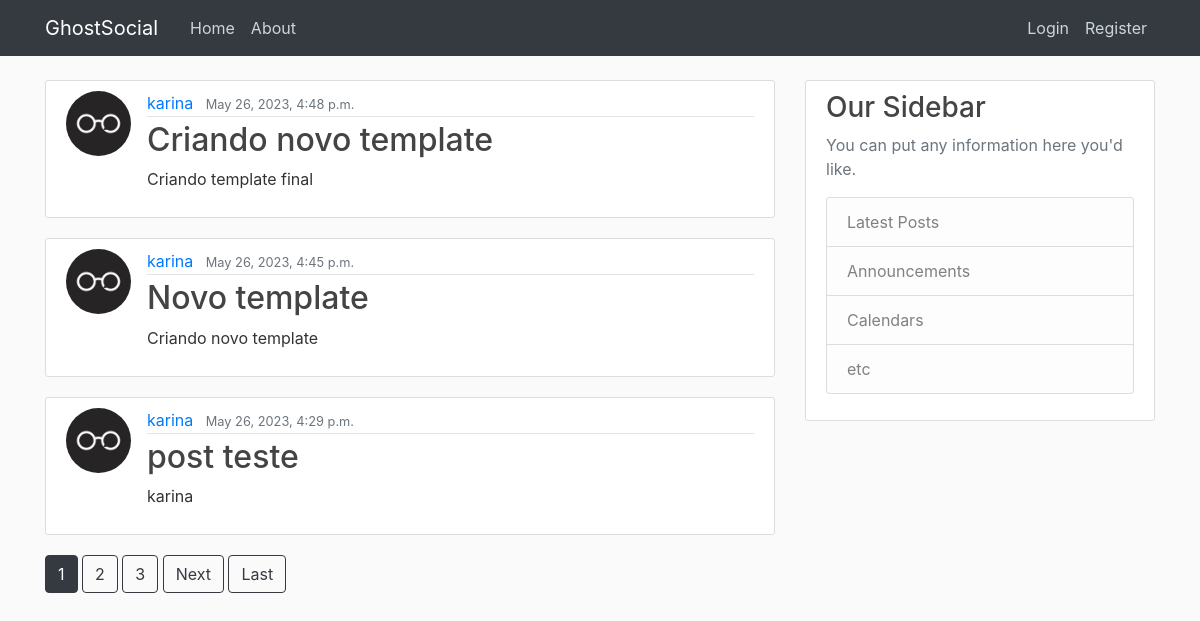
The app's page /, older data.
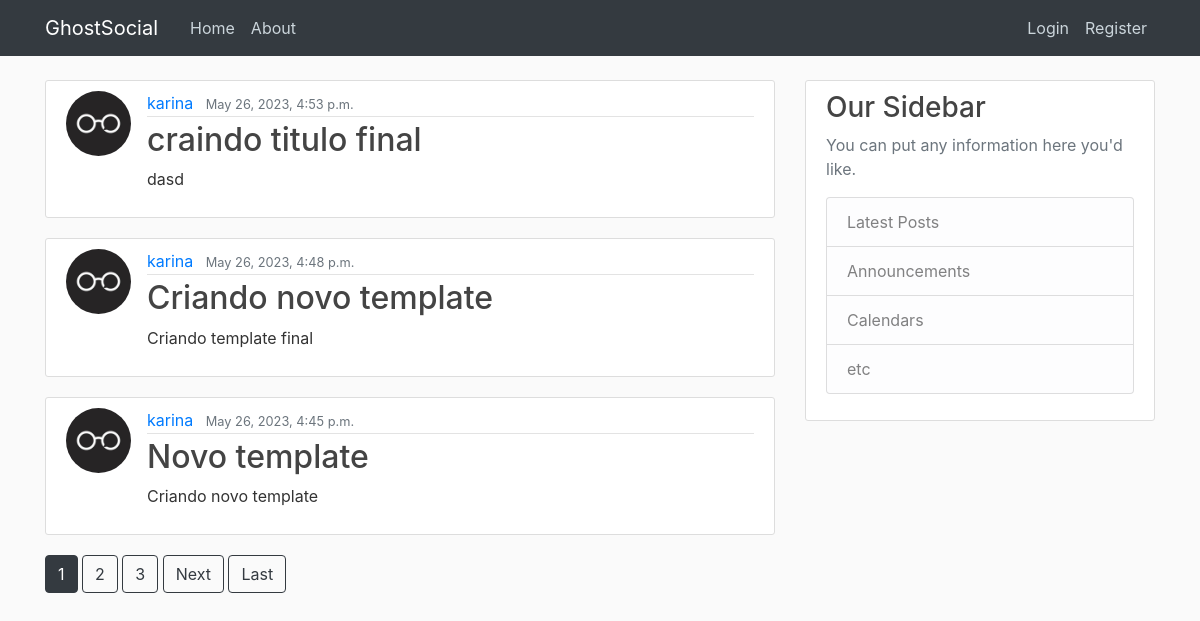
The same page, newer data.
### blog/models.py (models this page shows, shortened)
class Post(models.Model):
    title = models.CharField(max_length=50)
    content = models.TextField()
    datePost = models.DateTimeField(auto_now_add=True)
    author = models.ForeignKey(User, default="Excluido", on_delete=models.SET_DEFAULT)

### users/models.py (models this page shows, shortened)
class Profile(models.Model):
    user = models.OneToOneField(User, on_delete=models.CASCADE)
    image = models.ImageField(default='default.jpg', upload_to='profile_pics')

### blog/views.py (the view)
# urls.py: path('', PostListView.as_view(), name='blog-home'),
class PostListView(ListView):
    model = Post
    template_name = 'blog/home.html'
    context_object_name = 'posts'
    ordering = ['-datePost']
    paginate_by = 3

### blog/templates/blog/home.html (shortened to what this page needs)
{% extends "blog/base.html" %}
{% block content %}
    {% for post in posts %}
        <article class="media content-section">
        <img class = "rounded-circle article-img" src="{{ post.author.profile.image.url }}">
          <div class="media-body">
            <div class="article-metadata">
              <a class="mr-2" href="{% url 'user-post' post.author.username %}">{{ post.author }}</a>
              <small class="text-muted">{{ post.datePost }}</small>
            </div>
            <h2><a class="article-title" href="{% url 'post-detail' post.id %}">{{ post.title }}</a></h2>
            <p class="article-content">{{ post.content }}</p>
          </div>
        </article>
    {% endfor %}
    {% if is_paginated %}
        {% for num in page_obj.paginator.page_range %}
            {% if page_obj.number == num %}
                <a class="btn btn-dark mb-4" href="?page={{ num }}">{{ num }}</a>
            {% elif num > page_obj.number|add:'-3' and num < page_obj.number|add:'3' %}
                <a class="btn btn-outline-dark mb-4" href="?page={{ num }}">{{ num }}</a>
            {% endif %}
        {% endfor %}
        {% if page_obj.has_next %}
            <a class="btn btn-outline-dark mb-4" href="?page={{ page_obj.next_page_number }}">Next</a>
            <a class="btn btn-outline-dark mb-4" href="?page={{ page_obj.paginator.num_pages }}">Last</a>
        {% endif %}
    {% endif %}
{% endblock content %}

### blog/templates/blog/base.html (shortened to what this page needs)
{% load static %}
<!DOCTYPE html>
<html>
<head>
    <link rel="stylesheet" href="https://maxcdn.bootstrapcdn.com/bootstrap/4.0.0/css/bootstrap.min.css">
    <link rel="stylesheet" type="text/css" href="{% static 'blog/main.css' %}">
</head>
<body>
    <header class="site-header">
      <nav class="navbar navbar-expand-md navbar-dark bg-dark fixed-top">
        <div class="container">
          <a class="navbar-brand mr-4" href="{% url 'blog-home' %}">GhostSocial</a>
          <div class="collapse navbar-collapse" id="navbarToggle">
            <div class="navbar-nav mr-auto">
              <a class="nav-item nav-link" href="{% url 'blog-home' %}">Home</a>
              <a class="nav-item nav-link" href="{% url 'blog-about' %}">About</a>
            </div>
            <div class="navbar-nav">
              {% if user.is_authenticated %}
                  <a class="nav-item nav-link" href="{% url 'post-create' %}">New Post</a>
                  <a class="nav-item nav-link" href="{% url 'profile' %}">Profile</a>
                  <a class="nav-item nav-link" href="{% url 'logout' %}">Logout</a>
              {% else %}
                  <a class="nav-item nav-link" href="{% url 'login' %}">Login</a>
                  <a class="nav-item nav-link" href="{% url 'register' %}">Register</a>
              {% endif %}
            </div>
          </div>
        </div>
      </nav>
    </header>
    <main role="main" class="container">
      <div class="row">
        <div class="col-md-8">
            {% block content %}{% endblock %}
        </div>
        <div class="col-md-4">
          <div class="content-section">
            <h3>Our Sidebar</h3>
            <p class='text-muted'>You can put any information here you'd like.
              <ul class="list-group">
                <li class="list-group-item list-group-item-light">Latest Posts</li>
                <li class="list-group-item list-group-item-light">Announcements</li>
                <li class="list-group-item list-group-item-light">Calendars</li>
                <li class="list-group-item list-group-item-light">etc</li>
              </ul>
            </p>
          </div>
        </div>
      </div>
    </main>
</body>
</html>

### users/templates/users/_messages.html (shortened to what this page needs)
{% load static %}

### blog/static/blog/main.css (style rules this page uses)
body { background: #fafafa; color: #333333; margin-top: 5rem; }
h1, h2, h3, h4, h5, h6 { color: #444444; }
ul { margin: 0; }
.site-header .navbar-nav .nav-link { color: #cbd5db; }
.content-section { background: #ffffff; padding: 10px 20px; border: 1px solid #dddddd; border-radius: 3px; margin-bottom: 20px; }
.article-title { color: #444444; }
.article-content { white-space: pre-line; }
.article-img { height: 65px; width: 65px; margin-right: 16px; }
.article-metadata { padding-bottom: 1px; margin-bottom: 4px; border-bottom: 1px solid #e3e3e3 }

Row changes from the older to the newer data that the page shows:
no longer on this page (row unchanged): Post: author.profile.image (placeholder picture), author "karina", datePost "May 26, 2023, 4:29 p.m.", title "post teste", content "karina"
added Post: author.profile.image (placeholder picture), author "karina", datePost "May 26, 2023, 4:53 p.m.", title "craindo titulo final", content "dasd"
